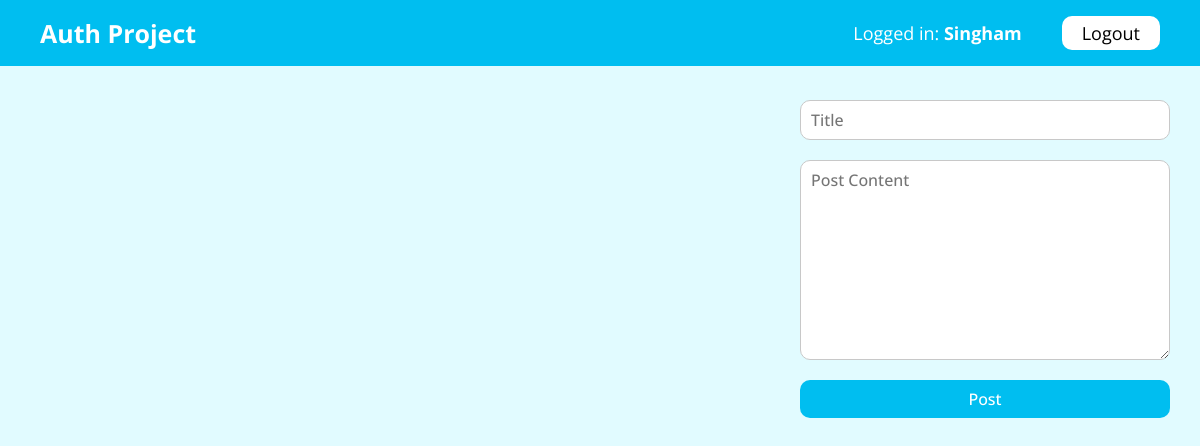
Page / (signed in) on the earlier database version.
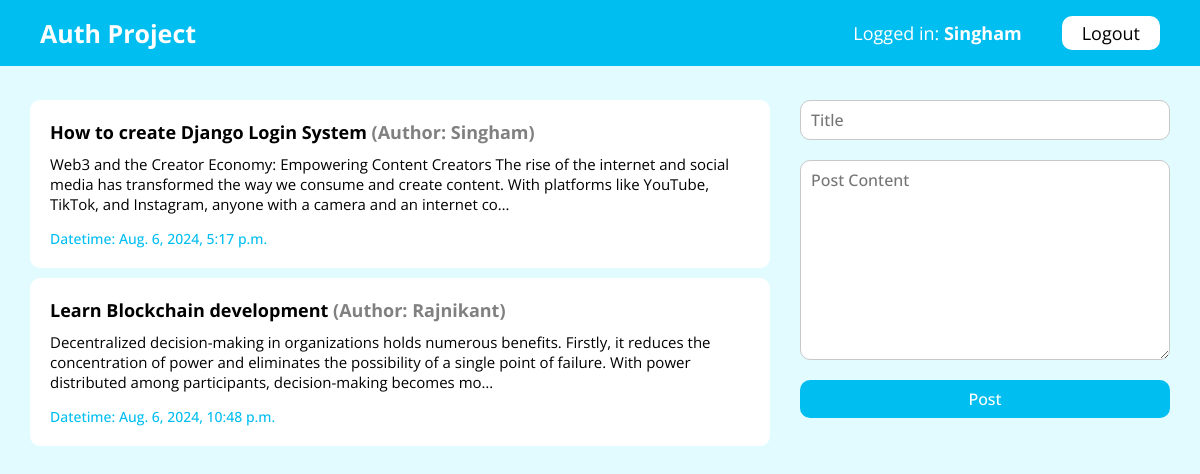
Same page on the later database version.
### main/models.py (models this page shows, shortened)
class User(models.Model):
    name = models.CharField(max_length=255)
    email = models.EmailField(unique=True)
    password = models.CharField(max_length=255)

class Post(models.Model):
    title = models.CharField(max_length=255)
    content = models.TextField()
    timestamp = models.DateTimeField(default=datetime.now)
    user = models.ForeignKey(User, on_delete=models.CASCADE)

### main/views.py (the view)
# urls.py: path('', views.home),
def home(request):
    if request.session.has_key('logged'):
        email = request.session['logged']
        user = User.objects.get(email=email)
        all_posts = Post.objects.all()
        data = {
            'user': user ,
            'posts': all_posts,
        }
        return render(request, 'main/home.html',data)
    else:
        return redirect('/login/')

### main/templates/main/home.html (shortened to what this page needs)
{% extends "main/base.html" %} {% load static %}  {% block head %}
<link rel="stylesheet" href="{% static 'main/css/home.css' %}" />
{% endblock head %} {% block body %} {% include 'main/navbar.html' %}
<section class="home-container">
  <div class="post-list">
    {% for post in posts %}
    <a class="post-item" href="/post/{{post.id}}/">
      <h3>{{post.title}} <span>(Author: {{post.user.name}})</span></h3>
      <p>{{post.content | truncatechars:250}}</p>
      <h2>Datetime: {{post.timestamp}}</h2>
    </a>
    {% endfor %}
  </div>
  <div class="create-side">
    <form action="/create/" method="post">
      <input type="text" name="title" placeholder="Title" />
      <textarea name="content" placeholder="Post Content"></textarea>
      <button type="submit">Post</button>
    </form>
  </div>
</section>
{% endblock body %}

### main/templates/main/base.html (shortened to what this page needs)
{% load static %}
<!DOCTYPE html>
<html lang="en">
  <head>
    <link rel="stylesheet" href="{% static 'main/css/global.css' %}" />
    {% block head %}{% endblock head %}
  </head>
  <body>
    {% block body %}{% endblock body %}
  </body>
</html>

### main/templates/main/navbar.html
{% load static %}
<link rel="stylesheet" href="{% static 'main/css/navbar.css' %}" />
<nav class="navbar">
  <a href="" class="nav-header"> Auth Project </a>
  <div class="nav-menu">
    <p class="nav-logged">Logged in: <span>{{user.name}}</span></p>
    <a href="/logout/" class="nav-menu-item logout">Logout</a>
  </div>
</nav>

### main/static/main/css/global.css (style rules this page uses)
* { margin: 0; padding: 0; box-sizing: border-box; transition: 0.3s ease-in-out; }
html { scroll-behavior: smooth; }
a { text-decoration: none; }
:root { --primary: rgb(0, 190, 240); --secondary: rgb(220, 30, 80); }
body { font-family: "Open Sans", sans-serif; background: rgb(225, 251, 255); color: black; }

### main/static/main/css/home.css (style rules this page uses)
.home-container { width: 95%; display: flex; align-items: flex-start; justify-content: center; gap: 30px; margin: auto; margin-top: 100px; }
.post-list { flex: 2; display: flex; flex-direction: column; align-items: center; justify-content: flex-start; gap: 10px; }
.post-item { padding: 20px; border-radius: 10px; background: white; cursor: pointer; width: 100%; }
.post-item h3 { font-size: 18px; margin-bottom: 10px; color: black; }
.post-item h3 span { color: gray; }
.post-item p { font-size: 15px; color: black; }
.post-item h2 { font-size: 14px; color: var(--primary); font-weight: 500; margin-top: 15px; }
.create-side { flex: 1; }
.create-side form { display: flex; flex-direction: column; align-items: center; justify-content: flex-start; gap: 20px; width: 100%; }
.create-side form input, .create-side form textarea { width: 100%; padding: 8px 10px; border-radius: 10px; border: none; outline: none; font-family: "Open Sans"; font-size: 16px; font-weight: 500; border: 1px solid rgb(200, 200, 200); }
.create-side form textarea { height: 200px; }
.create-side form button { width: 100%; padding: 8px 10px; border-radius: 10px; border: none; outline: none; background: var(--primary); font-family: "Open Sans"; font-weight: 500; color: white; font-size: 16px; cursor: pointer; }

### main/static/main/css/navbar.css (style rules this page uses)
.navbar { width: 100%; padding: 16px 40px; background: var(--primary); display: flex; align-items: center; justify-content: space-between; position: fixed; top: 0; left: 0; right: 0; }
.nav-header { font-size: 25px; font-weight: bold; color: white; }
.nav-menu { display: flex; align-items: center; justify-content: flex-end; gap: 40px; }
.nav-menu-item { cursor: pointer; color: white; font-size: 18px; }
.nav-logged { font-size: 18px; color: white; font-weight: 400; }
.nav-logged span { font-weight: bold; }
.logout { padding: 5px 20px; border-radius: 10px; background: white; color: black; }

Differences in the rows shown:
added Post: title "How to create Django Login System", user.name "Singham", content "Web3 and the Creator Economy: Empowering Content Creators The rise of the internet and social media has transformed the way we consume and create content. With platforms like YouTube, TikTok, and Instagram, anyone with a camera and an internet co…", timestamp "Aug. 6, 2024, 5:17 p.m."
added Post: title "Learn Blockchain development", user.name "Rajnikant", content "Decentralized decision-making in organizations holds numerous benefits. Firstly, it reduces the concentration of power and eliminates the possibility of a single point of failure. With power distributed among participants, decision-making becomes mo…", timestamp "Aug. 6, 2024, 10:48 p.m."
